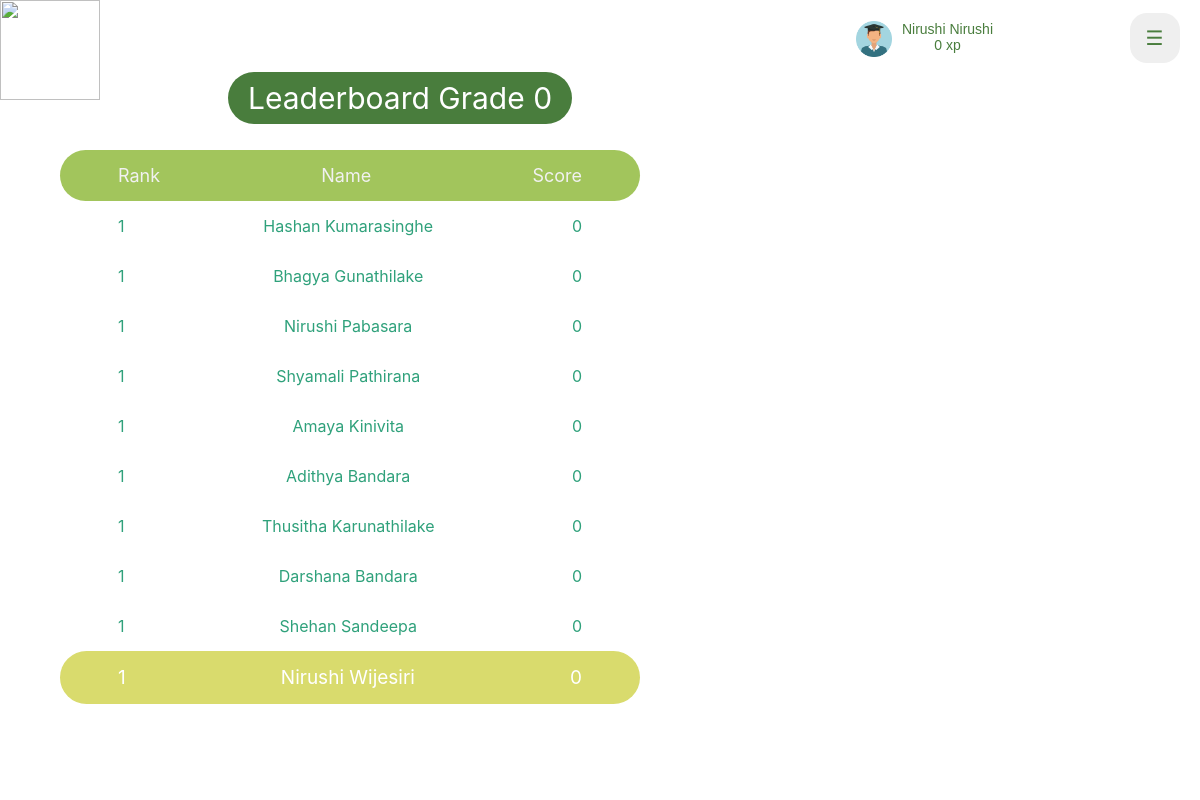
The app's page /htdocs/ISKOLE/Student/LeaderBoard/leaderboard.php (signed in), older data.
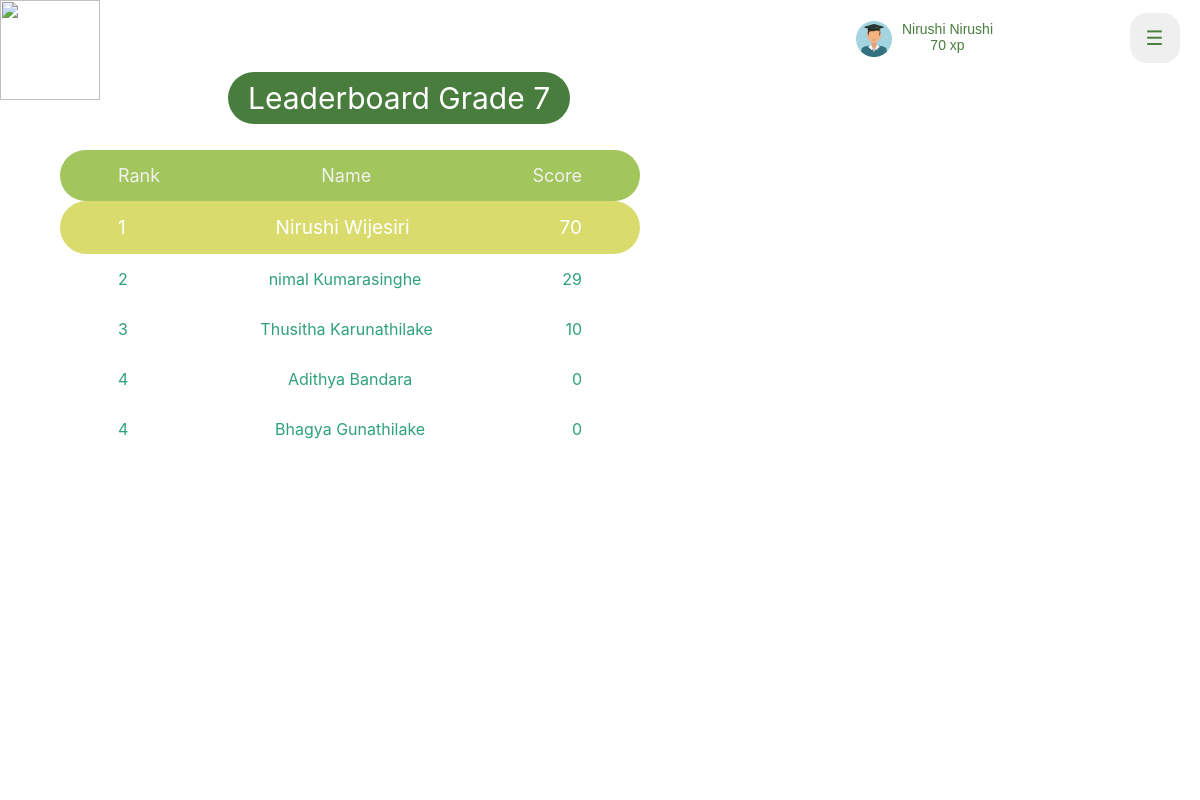
The same page, newer data.
### tables this page shows
CREATE TABLE `student` (
  `student_id` int(11) NOT NULL,
  `first_name` varchar(20) NOT NULL,
  `last_name` varchar(50) NOT NULL,
  `email` varchar(50) NOT NULL,
  `password` varchar(50) NOT NULL,
  `status` tinyint(1) NOT NULL,
  `grade` int(2) NOT NULL,
  `medium` varchar(10) NOT NULL,
  `xp` int(11) NOT NULL,
  `profile_pic` blob NOT NULL
);

### htdocs/ISKOLE/Student/LeaderBoard/leaderboard.php (the view, shortened to what this page needs)
<!DOCTYPE html>
<html lang="en">
<head>
	<link rel="stylesheet" href="leaderboard.css?v=<?php echo time();?>">
				</head>
				<body>
					<nav class="navigation-bar">
						<img class="logo" src="logo.PNG" width="100" height="100">
						<a><button class="openbtn" onclick="openNav()">&#9776;</button></a>
						<a href="../../Profile/StuProfile.php">            <button class="name-button">
              <img class="avatar" src="avatar.png">
              <div class="name-tag"><?php echo $_SESSION['fname']." ".$_SESSION['lname']; ?>
              <br>
              <?php
                if($_SESSION['type'] == 1)
                {
                   echo $_SESSION['xp']." xp";
                }
                else
                {
                }
              ?></div>
          </button></a>
					</nav>
<?php
$conn = mysqli_connect("localhost", "root", "", "iskole");
$grade=$_SESSION['grade'];
$result = mysqli_query($conn, "SELECT student_id,first_name,last_name,xp FROM student WHERE grade=$grade order by xp DESC");
while ($row = mysqli_fetch_array($result))
{
    $dataset[]=$row;
}
?>
<div class="label">Leaderboard Grade <?php echo $grade ?></div>
        <div class="outerL">
            <div class="innerL">
                <div class="headerL">
                    <li>
                        <div>Rank </div>
                        <div>Name </div>
                        <div>Score</div>
                    </li>
                </div>
                <div class="bodyL">
                    <?php
                    $count=1;
                    $rank=1;
                    $privious_xp=0;
                    foreach($dataset as  $datarow){
                        if($datarow['xp']!=$privious_xp){
                            $rank =$count;
                            $count= $count+1;
                        }else{
                            $count= $count+1;
                        }
                        if($_SESSION['stuid']==$datarow['student_id'])
                        {
                            echo "<li class='our-user'>
                                <div>".$rank."</div>
                                <div>".$datarow['first_name'].' '.$datarow['last_name']."</div>
                                <div>".$datarow['xp']."</div>
                             </li>";
                        }else
                        {
                            echo "<li>
                                    <div>".$rank."</div>
                                    <div>".$datarow['first_name'].' '.$datarow['last_name']."</div>
                                    <div>".$datarow['xp']."</div>
                                </li>";
                        }
                           $privious_xp=$datarow['xp'];
                    }
                    ?>
                </div>
            </div>
        </div>
</body>
</html>

Row changes from the older to the newer data that the page shows:
removed student: first_name "Nirushi", last_name "Pabasara", xp "0"
removed student: first_name "Shyamali", last_name "Pathirana", xp "0"
no longer on this page (row edited): student: first_name "Amaya", last_name "Kinivita", xp "0"
no longer on this page (row edited): student: first_name "Darshana", last_name "Bandara", xp "0"
no longer on this page (row edited): student: first_name "Shehan", last_name "Sandeepa", xp "0"
changed student "Nirushi": xp "0" → "70"; moves up the list
changed student "Kumarasinghe": rank "1" → "2"; first_name "Hashan" → "nimal"; xp "0" → "29"
changed student "Thusitha": rank "1" → "3"; xp "0" → "10"; moves up the list
changed student "Adithya": rank "1" → "4"; moves down the list
changed student "Bhagya": rank "1" → "4"
Text that changed along with them:
$_SESSION['xp']: "0" → "70"
$grade: "0" → "7"
